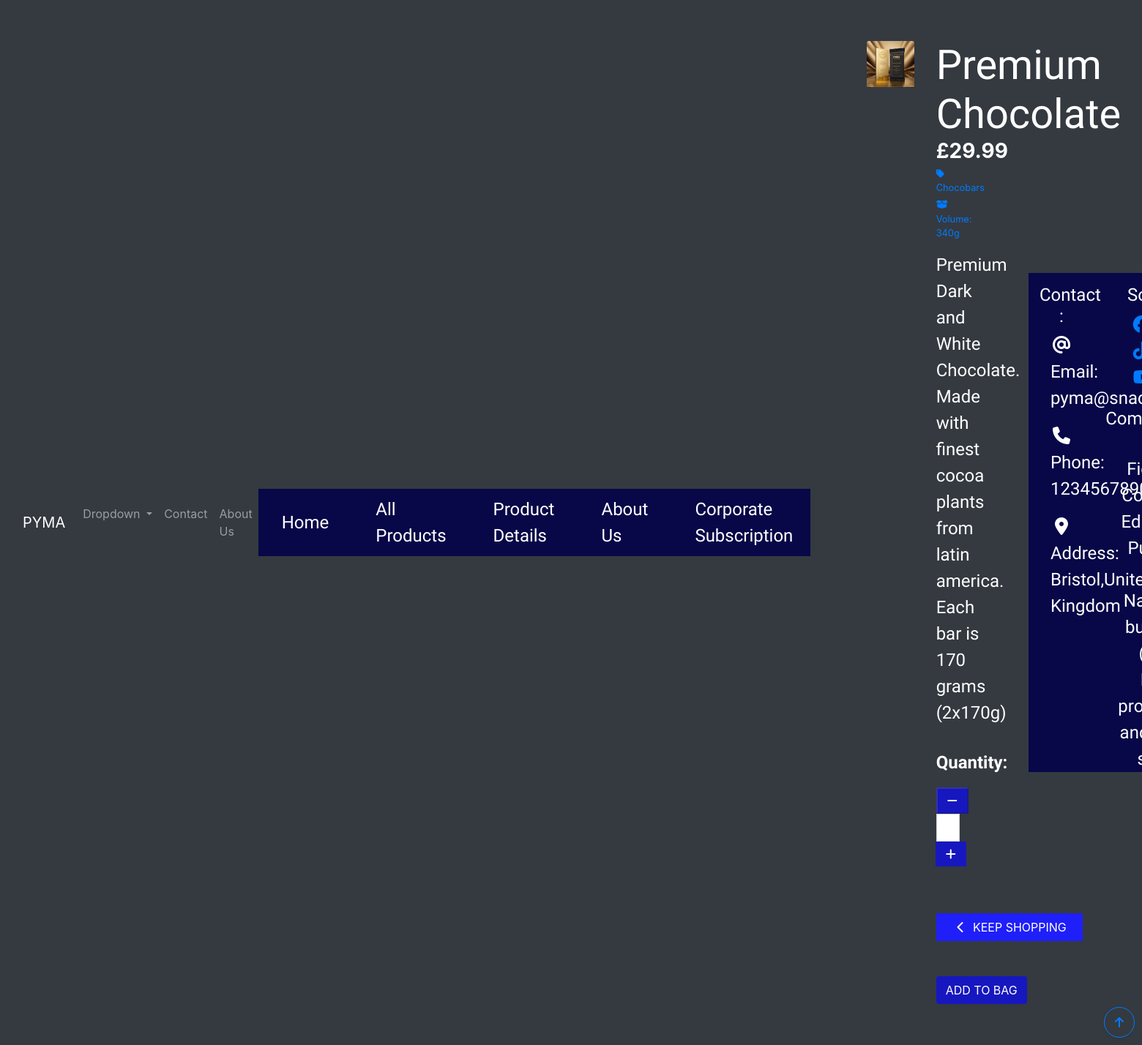
/products/4/, run on the app's committed database.
### products/models.py (models this page shows, shortened)
class Product(models.Model):
    category = models.ForeignKey(
        'Category', null=True, blank=True, on_delete=models.SET_NULL)
    sku = models.CharField(max_length=254, null=True, blank=True)
    name = models.CharField(max_length=254)
    description = models.TextField()
    volume = models.CharField(max_length=20)
    price = models.DecimalField(max_digits=6, decimal_places=2)
    image_url = models.URLField(max_length=1024, null=True, blank=True)
    image = models.ImageField(null=True, blank=True)

class Category(models.Model):
    class Meta:
        verbose_name_plural = 'Categories'
    name = models.CharField(max_length=254)
    friendly_name = models.CharField(max_length=254, null=True, blank=True)

### products/views.py (the view)
# urls.py: path('<int:product_id>/', views.product_display, name='product_display'),
def product_display(request, product_id):
    product = get_object_or_404(Product, pk=product_id)
    context = {
        'product': product,
    }
    return render(request, 'products/product_display.html', context)

### bag/contexts.py (called while the page is built, shortened)
def bag_contents(request):
    bag_items = []
    total = 0
    product_count = 0
    bag = request.session.get('bag', {})
    if total < settings.FREE_DELIVERY_THRESHOLD:
        delivery = total * Decimal(settings.STANDARD_DELIVERY_PERCENTAGE / 100)
        free_delivery_delta = settings.FREE_DELIVERY_THRESHOLD - total
    else:
        delivery = 0
        free_delivery_delta = 0
    grand_total = delivery + total
    context = {
        'bag_items': bag_items,
        'total': total,
        'product_count': product_count,
        'delivery': delivery,
        'free_delivery_delta': free_delivery_delta,
        'free_delivery_threshold': settings.FREE_DELIVERY_THRESHOLD,
        'grand_total': grand_total,
    }
    return context

### products/templates/products/product_display.html (shortened to what this page needs)
{% extends "base.html" %}
{% load static %}
{% block page_header %}
<div class="container header-container">
</div>
{% endblock %}
{% block content %}
<div class="container-fluid">
    <div class="row">
        <div class="col-12 col-md-6 col-lg-4 offset-lg-2">
            <div class="image-container my-5">
                {% if product.image %}
                <a href="{{ product.image.url }}" target="_blank">
                    <img class="card-img-top img-fluid" src="{{ product.image.url }}" alt="{{ product.name }}" />
                </a>
                {% else %}
                <a href="">
                    <img class="card-img-top img-fluid" src="{{ MEDIA_URL }}noimage.png" alt="{{ product.name }}" />
                </a>
                {% endif %}
            </div>
        </div>
        <div class="col-12 col-md-6 col-lg-4">
            <div class="product-details-container mb-5 mt-md-5">
                <p class="mb-0 display-4 text-white rubik">{{ product.name }}</p>
                <p class="h3 mb-0 text-left text-white"><strong>£{{ product.price }}</strong></p>
                {% if product.category %}
                <p class="small mt-1 mb-0">
                    <a class="text-primary" href="{% url 'products' %}?category={{ product.category.name }}">
                        <i class="fas fa-tag mr-1"></i>{{ product.category.friendly_name }}
                    </a>
                </p>
                <p class="small mt-1 mb-0 text-primary">
                    <i class="fa-solid fa-box-open"></i> Volume: {{ product.volume }}
                </p>
                {% endif %}
                <p class="mt-3 text-white nanumpen">{{ product.description }}</p>
                <form class="form" action="{% url 'add_to_bag' product.id %}" method="POST">
                    <div class="form-row">
                        <div class="col-12">
                            <p class="mt-3 text-white nanumpen"><strong>Quantity:</strong></p>
                            <div class="form-group w-50">
                                <div class="input-group">
                                    <div class="input-group-prepend">
                                        <button class="decrement-qty btn-blue rounded-0"
                                            data-item_id="{{ product.id }}" id="decrement-qty_{{ product.id }}">
                                            <span class="icon">
                                                <i class="fas fa-minus"></i>
                                            </span>
                                        </button>
                                    </div>
                                    <input class="form-control qty_input" type="number" name="quantity" value="1"
                                        min="1" max="99" data-item_id="{{ product.id }}" id="id_qty_{{ product.id }}" />
                                    <div class="input-group-append">
                                        <button class="increment-qty btn btn-blue rounded-0"
                                            data-item_id="{{ product.id }}" id="increment-qty_{{ product.id }}">
                                            <span class="icon">
                                                <i class="fas fa-plus"></i>
                                            </span>
                                        </button>
                                    </div>
                                </div>
                            </div>
                        </div>
                        <div class="col{% if s %}-12 mt-2{% endif %}">
                            <a href="{% url 'products' %}" class="btn shop-now-button rounded-0 mt-5">
                                <span class="icon">
                                    <i class="fas fa-chevron-left"></i>
                                </span>
                                <span class="text-uppercase">Keep Shopping</span>
                            </a>
                            <input type="submit" class="btn btn-blue rounded-5 text-uppercase mt-5"
                                value="Add to Bag" />
                        </div>
                    </div>
                </form>
            </div>
        </div>
    </div>
</div>
{% endblock %}

### static/css/base.css (style rules this page uses)
html { height: 100%; }
.nanumpen { font-family: 'Nanum Pen Script', cursive; font-size: x-large; }
.rubik { font-family: 'Rubik Moonrocks', sans-serif; }
.icon { align-items: center; display: inline-flex; justify-content: center; height: 1.5rem; width: 1.5rem; }
.shop-now-button { background: rgb(31, 31, 249); color: white; min-width: 200px; border-radius: 40px; }
.btn-blue { background: rgb(23, 23, 192); color: white; }
@media (min-width: 1200px) { .container { max-width: 80%; } }
.increment-qty, .decrement-qty { padding: .25rem .5rem !important; }
@media (min-width: 992px) { .header-container { padding-top: 164px; } }

### data on the page
Product: image (picture), name "Premium Chocolate", price "29.99", category.friendly_name "Chocobars", volume "340g", description "Premium Dark and White Chocolate. Made with finest cocoa plants from latin america. Each bar is 170 grams (2x170g)"
